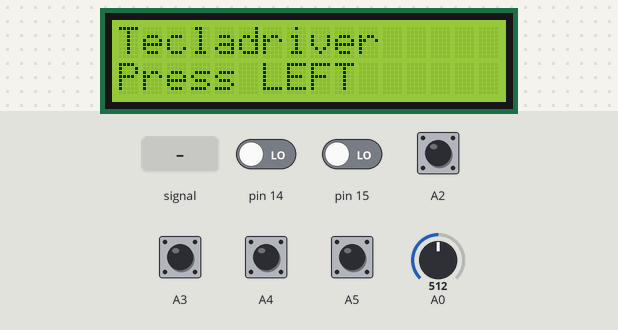
Bench run of a sketch on a simulated Arduino Uno, built with avr-gcc and run on an emulated ATmega328P. On the bench: 16×2 character LCD. The inputs (shaded band) are chosen by the test bench; at power-on: A2–5 HIGH, pin 14, pin 15 LOW, A0 = 512. What the sketch prints to the serial monitor is not drawn.

Above: at 1.2 s.
1.3 s: A0 fed a 200 Hz sine of ±460 counts around its level
At 3.0 s:
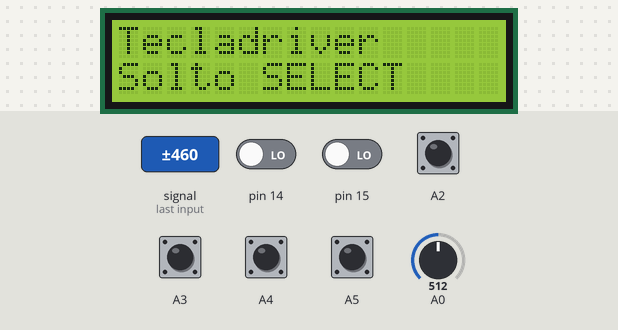
3.9 s: A0 set to 390
At 4.4 s:
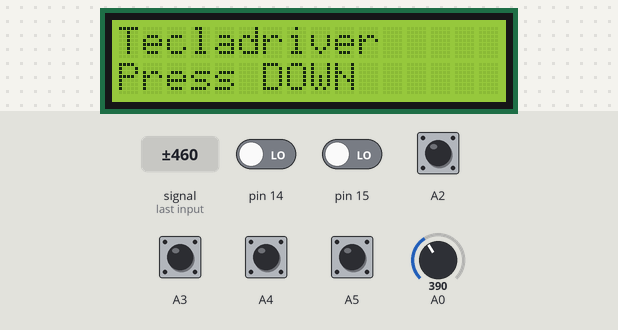
5.4 s: A2 pulled LOW for 1 s
At 6.7 s:
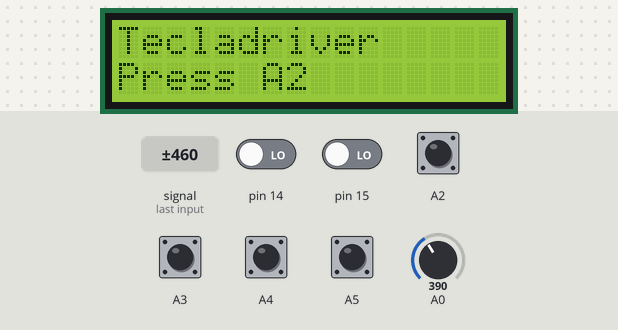
7.9 s: A3 pulled LOW for 0.15 s
At 8.7 s:
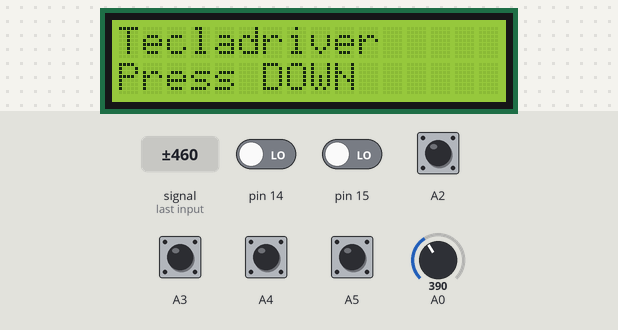
Timing chart, 0 to 10.6 s (numbered marks = the images above; inputs shaded):
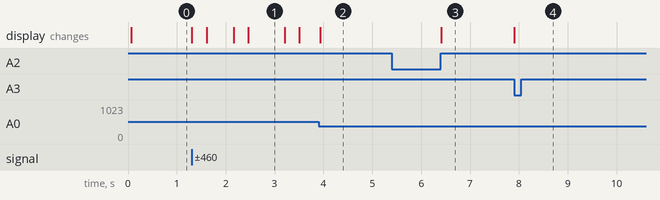

The sketch:

Actividad4.ino
```cpp
#include "keyboard_driver.h"
#include <LiquidCrystal.h>

// these constants won't change.  But you can change the size of
// your LCD using them:
const int numRows = 2;
const int numCols = 16;
LiquidCrystal lcd(8, 9, 4, 5, 6, 7);

// Init of functions ///

void flancoAscTeclaUp();
void flancoDescTeclaUp();
void flancoAscTeclaDown();
void flancoDescTeclaDown();
void flancoAscTeclaLeft();
void flancoDescTeclaLeft();
void flancoAscTeclaRight();
void flancoDescTeclaRight();
void flancoAscTeclaSelect();
void flancoDescTeclaSelect();
void flancoAscTeclaA2();
void flancoDescTeclaA2();
void flancoAscTeclaA3();
void flancoDescTeclaA3();
void flancoAscTeclaA4();
void flancoDescTeclaA4();
void flancoAscTeclaA5();
void flancoDescTeclaA5();

void setup() {

  Serial.begin(9600);

  lcd.begin(numCols,numRows);
  lcd.setCursor(0,0);
  lcd.print("Tecladriver");

  // Asociamos handlers de las teclas
  key_down_callback(&flancoAscTeclaUp, TECLA_UP);
  key_down_callback(&flancoAscTeclaRight, TECLA_RIGHT);
  key_down_callback(&flancoAscTeclaDown, TECLA_DOWN);
  key_down_callback(&flancoAscTeclaLeft, TECLA_LEFT);
  key_down_callback(&flancoAscTeclaSelect, TECLA_SELECT);
  key_down_callback(&flancoAscTeclaA2, BOTON_A2);
  key_down_callback(&flancoAscTeclaA3, BOTON_A3);
  key_down_callback(&flancoAscTeclaA4, BOTON_A4);
  key_down_callback(&flancoAscTeclaA5, BOTON_A5);

  key_up_callback(&flancoDescTeclaUp, TECLA_UP);
  key_up_callback(&flancoDescTeclaRight, TECLA_RIGHT);
  key_up_callback(&flancoDescTeclaDown, TECLA_DOWN);
  key_up_callback(&flancoDescTeclaLeft, TECLA_LEFT);
  key_up_callback(&flancoDescTeclaSelect, TECLA_SELECT);
  key_up_callback(&flancoDescTeclaA2, BOTON_A2);
  key_up_callback(&flancoDescTeclaA3, BOTON_A3);
  key_up_callback(&flancoDescTeclaA4, BOTON_A4);
  key_up_callback(&flancoDescTeclaA5, BOTON_A5);

  keyboard_driver_init();
}

void loop() {
  // put your main code here, to run repeatedly:
  keyboard_loop();
}


void flancoAscTeclaUp(){
  lcd.setCursor(0,1);
  lcd.print("Press UP    ");
}
void flancoDescTeclaUp(){
  lcd.setCursor(0,1);
  lcd.print("Solto UP    ");
}
void flancoAscTeclaDown(){
  lcd.setCursor(0,1);
  lcd.print("Press DOWN    ");
}
void flancoDescTeclaDown(){
  lcd.setCursor(0,1);
  lcd.print("Solto DOWN    ");
}
void flancoAscTeclaLeft(){
  lcd.setCursor(0,1);
  lcd.print("Press LEFT    ");
}
void flancoDescTeclaLeft(){
  lcd.setCursor(0,1);
  lcd.print("Solto LEFT    ");
}
void flancoAscTeclaRight(){
  lcd.setCursor(0,1);
  lcd.print("Press RIGHT    ");
}
void flancoDescTeclaRight(){
  lcd.setCursor(0,1);
  lcd.print("Solto RIGHT    ");
}
void flancoAscTeclaSelect(){
  lcd.setCursor(0,1);
  lcd.print("Press SELECT    ");
}
void flancoDescTeclaSelect(){
  lcd.setCursor(0,1);
  lcd.print("Solto SELECT    ");
}
void flancoAscTeclaA2(){
  lcd.setCursor(0,1);
  lcd.print("Press A2    ");
}
void flancoDescTeclaA2(){
  lcd.setCursor(0,1);
  lcd.print("Solto A2    ");
}
void flancoAscTeclaA3(){
  lcd.setCursor(0,1);
  lcd.print("Press A3    ");
}
void flancoDescTeclaA3(){
  lcd.setCursor(0,1);
  lcd.print("Solto A3    ");
}
void flancoAscTeclaA4(){
  lcd.setCursor(0,1);
  lcd.print("Press A4    ");
}
void flancoDescTeclaA4(){
  lcd.setCursor(0,1);
  lcd.print("Solto A4    ");
}
void flancoAscTeclaA5(){
  lcd.setCursor(0,1);
  lcd.print("Press A5    ");
}
void flancoDescTeclaA5(){
  lcd.setCursor(0,1);
  lcd.print("Solto A5    ");
}
```

adc_driver.cpp
```cpp
#include "adc_driver.h"

volatile adc_cfg *var;
volatile int flag = 0;

void adc_init(adc_cfg *cfg) {

    var = cfg;

    cli();
    // clear ADLAR in ADMUX (0x7C) to right-adjust the result
    // ADCL will contain lower 8 bits, ADCH upper 2 (in last two bits)
    ADMUX &= 0B11011111;
    //ADMUX &= ~(1<<ADLAR);
    // Set REFS1..0 in ADMUX (0x7C) to change reference voltage to the
    // proper source (01)
    ADMUX |= 0B01000000;

    // Clear MUX3..0 in ADMUX (0x7C) in preparation for setting the analog
    // input
    ADMUX &= 0B11110000;

    // Set MUX3..0 in ADMUX (0x7C) to read from AD8 (Internal temp)
    // Do not set above 15! You will overrun other parts of ADMUX. A full
    // list of possible inputs is available in Table 24-4 of the ATMega328
    // datasheet
    ADMUX |= var->canal;

    // Set ADEN in ADCSRA (0x7A) to enable the ADC.
    // Note, this instruction takes 12 ADC clocks to execute
    ADCSRA |= 0B10000000;

    // Set ADATE in ADCSRA (0x7A) to enable auto-triggering.
    ADCSRA |= 0B00100000;

    // Clear ADTS2..0 in ADCSRB (0x7B) to set trigger mode to free running.
    // This means that as soon as an ADC has finished, the next will be
    // immediately started.
    ADCSRB &= 0B11111000;

    // Set the Prescaler to 128 (16000KHz/128 = 125KHz)
    // Above 200KHz 10-bit results are not reliable.
    ADCSRA |= 0B00000111;

    // Set ADIE in ADCSRA (0x7A) to enable the ADC interrupt.
    // Without this, the internal interrupt will not trigger.
    ADCSRA |= 0B00001000;

    // Set ADSC in ADCSRA (0x7A) to start the ADC conversion
    ADCSRA |=0B01000000;

    sei();
}

// Interrupt service routine for the ADC completion
ISR(ADC_vect){
    flag=1;
      var->val = ADC;
}

void adc_loop() {

    if (flag == 1) {
        var->callback();
        flag = 0;
    }
}
```

adc_driver.h
```cpp
#include <avr/io.h>
#include <avr/interrupt.h>
#include "Arduino.h"

typedef struct adc_cfg adc_cfg;

struct adc_cfg
{
    int canal;
    int val;
    void (*callback)();
};

void adc_init(adc_cfg *cfg);
void adc_loop();
```

keyboard_driver.cpp
```cpp
#include "keyboard_driver.h"

volatile int buttonState = 0;
volatile int buttonSelect;
volatile int buttonInterrupt = 0;
adc_cfg *adc;
volatile uint8_t portchistory = 0xFF;     // default is high because the pull-up
void (*handler_up[9])();
void (*handler_down[9])();

void keyboard_driver_init() {

  adc->callback = callback_keyboard;
  adc->canal = 0;
  adc_init(adc);

  cli();          // disable global interrupts
  //Enable interrupts on pin A2
  DDRC &= ~(1 << DDC2);
  PORTC |= (1 << PORTC2);
  PCICR |= (1 << PCIE1);
  PCMSK1 |= (1 << PCINT10);
  ///////////////////////////////
  //Enable interrupts on pin A3
  DDRC &= ~(1 << DDC3);
  PORTC |= (1 << PORTC3);
  PCICR |= (1 << PCIE1);
  PCMSK1 |= (1 << PCINT11);
  ///////////////////////////////
  //Enable interrupts on pin A4
  DDRC &= ~(1 << DDC4);
  PORTC |= (1 << PORTC4);
  PCICR |= (1 << PCIE1);
  PCMSK1 |= (1 << PCINT12);
  ///////////////////////////////
  //Enable interrupts on pin A5
  DDRC &= ~(1 << DDC4);
  PORTC |= (1 << PORTC5);
  PCICR |= (1 << PCIE1);
  PCMSK1 |= (1 << PCINT13);
  ///////////////////////////////

  sei();
}

void keyboard_loop() {
  if (buttonInterrupt == 0) {
    adc_loop();
  }
  if (buttonState) {
    switch (buttonSelect) {
        case TECLA_UP:
            (*handler_down[TECLA_UP])();
            break;
        case TECLA_DOWN:
            (*handler_down[TECLA_DOWN])();
            break;
        case TECLA_LEFT:
            (*handler_down[TECLA_LEFT])();
            break;
        case TECLA_RIGHT:
            (*handler_down[TECLA_RIGHT])();
            break;
        case TECLA_SELECT:
            (*handler_down[TECLA_SELECT])();
            break;
        case BOTON_A2:
            (*handler_down[BOTON_A2])();
            break;
        case BOTON_A3:
            (*handler_down[BOTON_A3])();
            break;
        case BOTON_A4:
            (*handler_down[BOTON_A4])();
            break;
        case BOTON_A5:
            (*handler_down[BOTON_A5])();
            break;
        default:
          break;
    }
  }

  else {
    switch (buttonSelect) {
        case TECLA_UP:
            (*handler_up[TECLA_UP])();
            break;
        case TECLA_DOWN:
            (*handler_up[TECLA_DOWN])();
            break;
        case TECLA_LEFT:
            (*handler_up[TECLA_LEFT])();
            break;
        case TECLA_RIGHT:
            (*handler_up[TECLA_RIGHT])();
            break;
        case TECLA_SELECT:
            (*handler_up[TECLA_SELECT])();
            break;
        case BOTON_A2:
            (*handler_up[BOTON_A2])();
            break;
        case BOTON_A3:
            (*handler_up[BOTON_A3])();
            break;
        case BOTON_A4:
            (*handler_up[BOTON_A4])();
            break;
        case BOTON_A5:
            (*handler_up[BOTON_A5])();
            break;
        default:
          break;
    }
  }

}

void key_down_callback(void (*handler)(), int tecla) {
  handler_down[tecla] = handler;
}

void key_up_callback(void (*handler)(), int tecla) {
  handler_up[tecla] = handler;
}

void callback_keyboard() {

  Serial.println(adc->val);

  if (adc->val <= 50) {
    buttonSelect = TECLA_RIGHT;
    buttonState = 1;
  }
  if (adc->val > 50 && adc->val <= 200) {
    buttonSelect = TECLA_UP;
    buttonState = 1;
  }
  if (adc->val > 200 && adc->val <= 400 ) {
    buttonSelect = TECLA_DOWN;
    buttonState = 1;
  }
  if (adc->val > 400 && adc->val <= 600) {
    buttonSelect = TECLA_LEFT;
    buttonState = 1;
  }
  if (adc->val > 600 && adc->val <= 800) {
    buttonSelect = TECLA_SELECT;
    buttonState = 1;
  }

  if (adc->val > 800) {
    buttonState = 0;
  }
}


ISR (PCINT1_vect)
{
    uint8_t changedbits;


    changedbits = PINC ^ portchistory;
    portchistory = PINC;


    if(changedbits & (1 << PINC2))
    {
        if(! (PINC & (1 << PINC2)) == 1 )
        {
          buttonState=0;
          buttonSelect = BOTON_A2;
          buttonInterrupt = 0;
          Serial.println("A5 UP");
        }
        else
        {
          buttonState=1;
          buttonSelect = BOTON_A2;
          buttonInterrupt = 1;
          Serial.println("A2 DOWN");
        }
    }

    if(changedbits & (1 << PINC3))
    {

        if( !(PINC & (1 << PINC3)) == 1 )
        {
          buttonState=0;
          buttonSelect = BOTON_A3;
          buttonInterrupt = 0;
          Serial.println("A3 UP");
        }
        else
        {
          buttonState=1;
          buttonSelect = BOTON_A3;
          buttonInterrupt = 1;
          Serial.println("A3 DOWN");
        }
    }

    if(changedbits & (1 << PINC4))
    {
        if(! (PINC & (1 << PINC4)) == 1 )
        {
          buttonState=0;
          buttonSelect = BOTON_A4;
          buttonInterrupt = 0;
          Serial.println("A4 UP");
        }
        else
        {
          buttonState=1;
          buttonSelect = BOTON_A4;
          buttonInterrupt = 1;
          Serial.println("A4 DOWN");
        }
    }
    if(changedbits & (1 << PINC5))
    {
        if(! (PINC & (1 << PINC5)) == 1 )
        {
          buttonState=0;
          buttonSelect = BOTON_A5;
          buttonInterrupt = 0;
          Serial.println("A5 UP");
        }
        else
        {
          buttonState=1;
          buttonSelect = BOTON_A5;
          buttonInterrupt = 1;
          Serial.println("A5 DOWN");
        }
    }

}
```

keyboard_driver.h
```cpp
#include "adc_driver.h"
#include <avr/interrupt.h>

#define TECLA_UP      0
#define TECLA_DOWN    1
#define TECLA_LEFT    2
#define TECLA_RIGHT   3
#define TECLA_SELECT  4
#define BOTON_A2      5
#define BOTON_A3      6
#define BOTON_A4      7
#define BOTON_A5      8


void keyboard_driver_init();
void keyboard_loop();
void callback_keyboard();
void key_down_callback(void (*handler)(), int tecla);
void key_up_callback(void (*handler)(), int tecla);
```

Measured:
- after the input at 1.3 s, the display: first changes at once (image 1 shows a later state)
- after the input at 3.9 s, the display: changes at once (image 2)
- after the input at 5.4 s, the display: changes after 1.0 s (image 3)
- after the input at 7.9 s, the display: changes at once (image 4)
- what the display in image 1 shows lasts 0.7 s, from 2.5 s to 3.2 s
